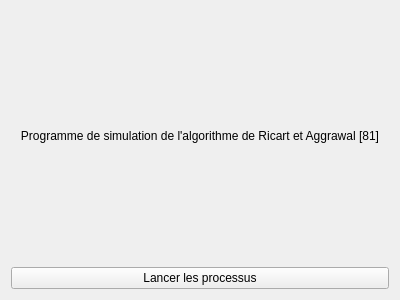
<?xml version="1.0" encoding="UTF-8"?>
<ui version="4.0">
 <class>Widget</class>
 <widget class="QWidget" name="Widget">
  <property name="geometry">
   <rect>
    <x>0</x>
    <y>0</y>
    <width>400</width>
    <height>300</height>
   </rect>
  </property>
  <property name="windowTitle">
   <string>Widget</string>
  </property>
  <layout class="QVBoxLayout" name="verticalLayout">
   <item>
    <widget class="QLabel" name="label">
     <property name="text">
      <string>Programme de simulation de l'algorithme de Ricart et Aggrawal [81]</string>
     </property>
     <property name="alignment">
      <set>Qt::AlignCenter</set>
     </property>
    </widget>
   </item>
   <item>
    <widget class="QPushButton" name="pushButton">
     <property name="text">
      <string>Lancer les processus</string>
     </property>
    </widget>
   </item>
  </layout>
 </widget>
 <layoutdefault spacing="6" margin="11"/>
 <resources/>
 <connections/>
</ui>
